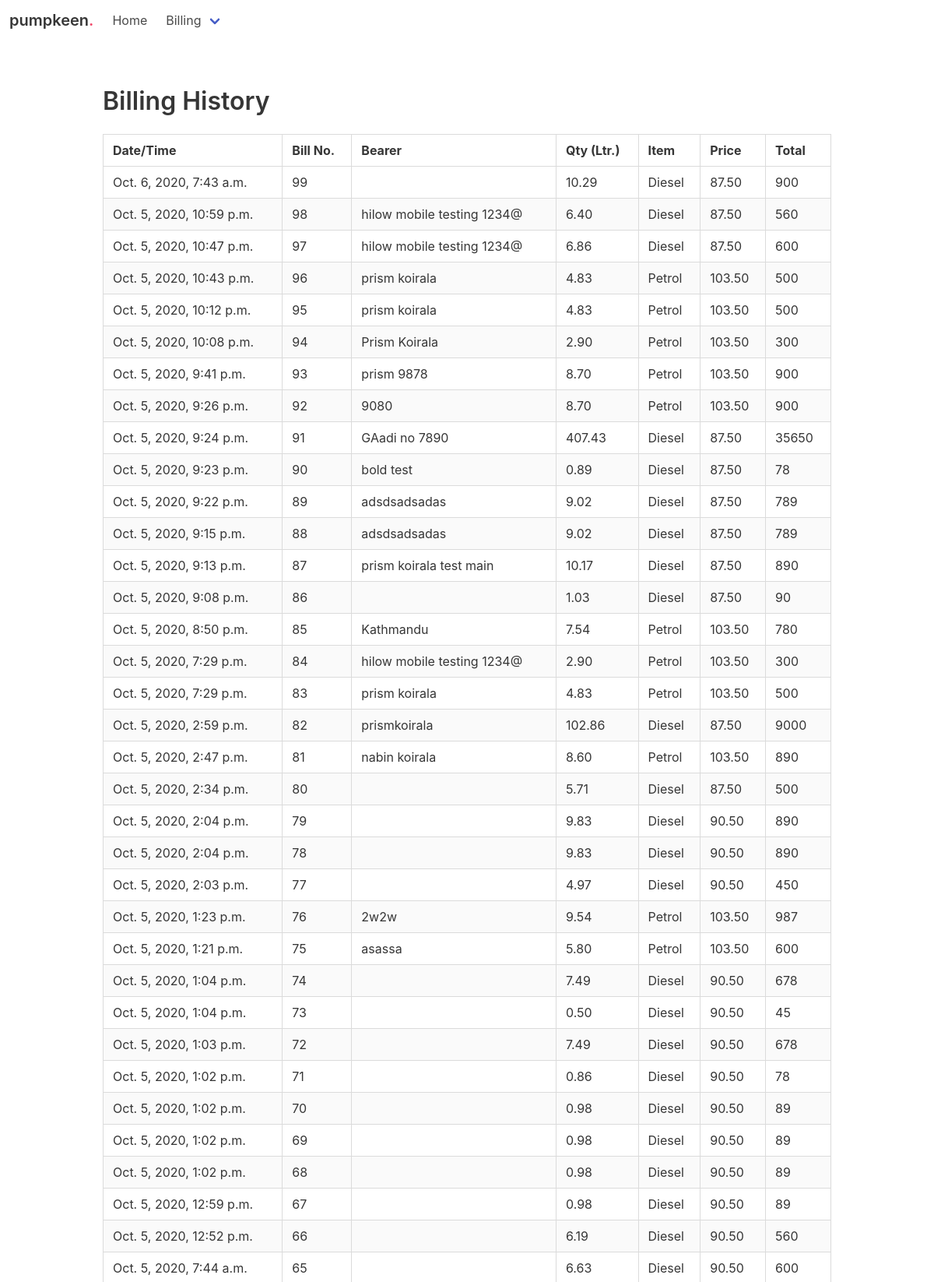
Screenshot of /billings/ (upper part) with the database file from the repository.
### billing/models.py (models this page shows, shortened)
class BillingHistory(models.Model):
    oil = models.ForeignKey(OilType, blank=True, null=True, on_delete=models.CASCADE)
    name = models.CharField(max_length=100, default="-")
    quantity = models.DecimalField(decimal_places=2, max_digits=5, default=1.00, null=True, blank=True )
    price = models.DecimalField(default=99.99, decimal_places=2, max_digits=5)
    amount = models.IntegerField(default=100, null=True, blank=True )
    time = models.DateTimeField(auto_now_add=True)

class OilType(models.Model):
    name = models.CharField(max_length=100, default="-")
    price = models.DecimalField(decimal_places=2, max_digits=5)

### billing/views.py (the view)
# urls.py: path('billings/', list_billing, name="list_billing" ),
def list_billing(request, *args, **kwargs):
    history = BillingHistory.objects.all().order_by('-id')
    context = {
        'history' : history,
     }
    return render(request, 'billing_history.html', context)

### billing/templates/billing_history.html
{% extends 'base.html' %}
{% load static %}
{% block content %}
  <div class="column is-full is-mobile">
    <h1 class="title">Billing History</h1>
  </div>
  <div class="column is-full is-mobile">
    <table class="table is-fullwidth is-striped is-bordered ">
      <thead>
        <tr>
          <th>Date/Time</th>
          <th>Bill No.</th>
          <th>Bearer</th>
          <th>Qty (Ltr.)</th>
          <th>Item</th>
          <th>Price</th>
          <th>Total</th>
        </tr>
      </thead>
      <tbody>
        {% for h in history %}
          <tr>
              <td data-column="Date/Time">{{h.time}}</td>
              <td data-column="Bill No.">{{h.id}}</td>
              <td data-column="Bearer">{{h.name}}</td>
              <td data-column="Quantity">{{h.quantity}}</td>
              <td data-column="Item">{{ h.oil.name }}</td>
              <td data-column="Price">{{ h.price }}</td>
              <td data-column="Total">{{h.amount}}</td>
          </tr>
        {% endfor %}
      </tbody>
    </table>
  </div>
{% endblock %}

### rows the page displays
BillingHistory: time "Oct. 6, 2020, 7:43 a.m.", id "99", quantity "10.29", oil.name "Diesel", price "87.50", amount "900"
BillingHistory: time "Oct. 5, 2020, 10:59 p.m.", id "98", name "hilow mobile testing 1234@", quantity "6.40", oil.name "Diesel", price "87.50", amount "560"
BillingHistory: time "Oct. 5, 2020, 10:47 p.m.", id "97", name "hilow mobile testing 1234@", quantity "6.86", oil.name "Diesel", price "87.50", amount "600"
BillingHistory: time "Oct. 5, 2020, 10:43 p.m.", id "96", name "prism koirala", quantity "4.83", oil.name "Petrol", price "103.50", amount "500"
BillingHistory: time "Oct. 5, 2020, 10:12 p.m.", id "95", name "prism koirala", quantity "4.83", oil.name "Petrol", price "103.50", amount "500"
BillingHistory: time "Oct. 5, 2020, 10:08 p.m.", id "94", name "Prism Koirala", quantity "2.90", oil.name "Petrol", price "103.50", amount "300"
BillingHistory: time "Oct. 5, 2020, 9:41 p.m.", id "93", name "prism 9878", quantity "8.70", oil.name "Petrol", price "103.50", amount "900"
BillingHistory: time "Oct. 5, 2020, 9:26 p.m.", id "92", name "9080", quantity "8.70", oil.name "Petrol", price "103.50", amount "900"
BillingHistory: time "Oct. 5, 2020, 9:24 p.m.", id "91", name "GAadi no 7890", quantity "407.43", oil.name "Diesel", price "87.50", amount "35650"
BillingHistory: time "Oct. 5, 2020, 9:23 p.m.", id "90", name "bold test", quantity "0.89", oil.name "Diesel", price "87.50", amount "78"
BillingHistory: time "Oct. 5, 2020, 9:22 p.m.", id "89", name "adsdsadsadas", quantity "9.02", oil.name "Diesel", price "87.50", amount "789"
BillingHistory: time "Oct. 5, 2020, 9:15 p.m.", id "88", name "adsdsadsadas", quantity "9.02", oil.name "Diesel", price "87.50", amount "789"
BillingHistory: time "Oct. 5, 2020, 9:13 p.m.", id "87", name "prism koirala test main", quantity "10.17", oil.name "Diesel", price "87.50", amount "890"
BillingHistory: time "Oct. 5, 2020, 9:08 p.m.", id "86", quantity "1.03", oil.name "Diesel", price "87.50", amount "90"
BillingHistory: time "Oct. 5, 2020, 8:50 p.m.", id "85", name "Kathmandu", quantity "7.54", oil.name "Petrol", price "103.50", amount "780"
BillingHistory: time "Oct. 5, 2020, 7:29 p.m.", id "84", name "hilow mobile testing 1234@", quantity "2.90", oil.name "Petrol", price "103.50", amount "300"
BillingHistory: time "Oct. 5, 2020, 7:29 p.m.", id "83", name "prism koirala", quantity "4.83", oil.name "Petrol", price "103.50", amount "500"
BillingHistory: time "Oct. 5, 2020, 2:59 p.m.", id "82", name "prismkoirala", quantity "102.86", oil.name "Diesel", price "87.50", amount "9000"
BillingHistory: time "Oct. 5, 2020, 2:47 p.m.", id "81", name "nabin koirala", quantity "8.60", oil.name "Petrol", price "103.50", amount "890"
BillingHistory: time "Oct. 5, 2020, 2:34 p.m.", id "80", quantity "5.71", oil.name "Diesel", price "87.50", amount "500"
BillingHistory: time "Oct. 5, 2020, 2:04 p.m.", id "79", quantity "9.83", oil.name "Diesel", price "90.50", amount "890"
BillingHistory: time "Oct. 5, 2020, 2:04 p.m.", id "78", quantity "9.83", oil.name "Diesel", price "90.50", amount "890"
BillingHistory: time "Oct. 5, 2020, 2:03 p.m.", id "77", quantity "4.97", oil.name "Diesel", price "90.50", amount "450"
BillingHistory: time "Oct. 5, 2020, 1:23 p.m.", id "76", name "2w2w", quantity "9.54", oil.name "Petrol", price "103.50", amount "987"
BillingHistory: time "Oct. 5, 2020, 1:21 p.m.", id "75", name "asassa", quantity "5.80", oil.name "Petrol", price "103.50", amount "600"
BillingHistory: time "Oct. 5, 2020, 1:04 p.m.", id "74", quantity "7.49", oil.name "Diesel", price "90.50", amount "678"
BillingHistory: time "Oct. 5, 2020, 1:04 p.m.", id "73", quantity "0.50", oil.name "Diesel", price "90.50", amount "45"
BillingHistory: time "Oct. 5, 2020, 1:03 p.m.", id "72", quantity "7.49", oil.name "Diesel", price "90.50", amount "678"
BillingHistory: time "Oct. 5, 2020, 1:02 p.m.", id "71", quantity "0.86", oil.name "Diesel", price "90.50", amount "78"
BillingHistory: time "Oct. 5, 2020, 1:02 p.m.", id "70", quantity "0.98", oil.name "Diesel", price "90.50", amount "89"
BillingHistory: time "Oct. 5, 2020, 1:02 p.m.", id "69", quantity "0.98", oil.name "Diesel", price "90.50", amount "89"
BillingHistory: time "Oct. 5, 2020, 1:02 p.m.", id "68", quantity "0.98", oil.name "Diesel", price "90.50", amount "89"
BillingHistory: time "Oct. 5, 2020, 12:59 p.m.", id "67", quantity "0.98", oil.name "Diesel", price "90.50", amount "89"
BillingHistory: time "Oct. 5, 2020, 12:52 p.m.", id "66", quantity "6.19", oil.name "Diesel", price "90.50", amount "560"
BillingHistory: time "Oct. 5, 2020, 7:44 a.m.", id "65", quantity "6.63", oil.name "Diesel", price "90.50", amount "600"
